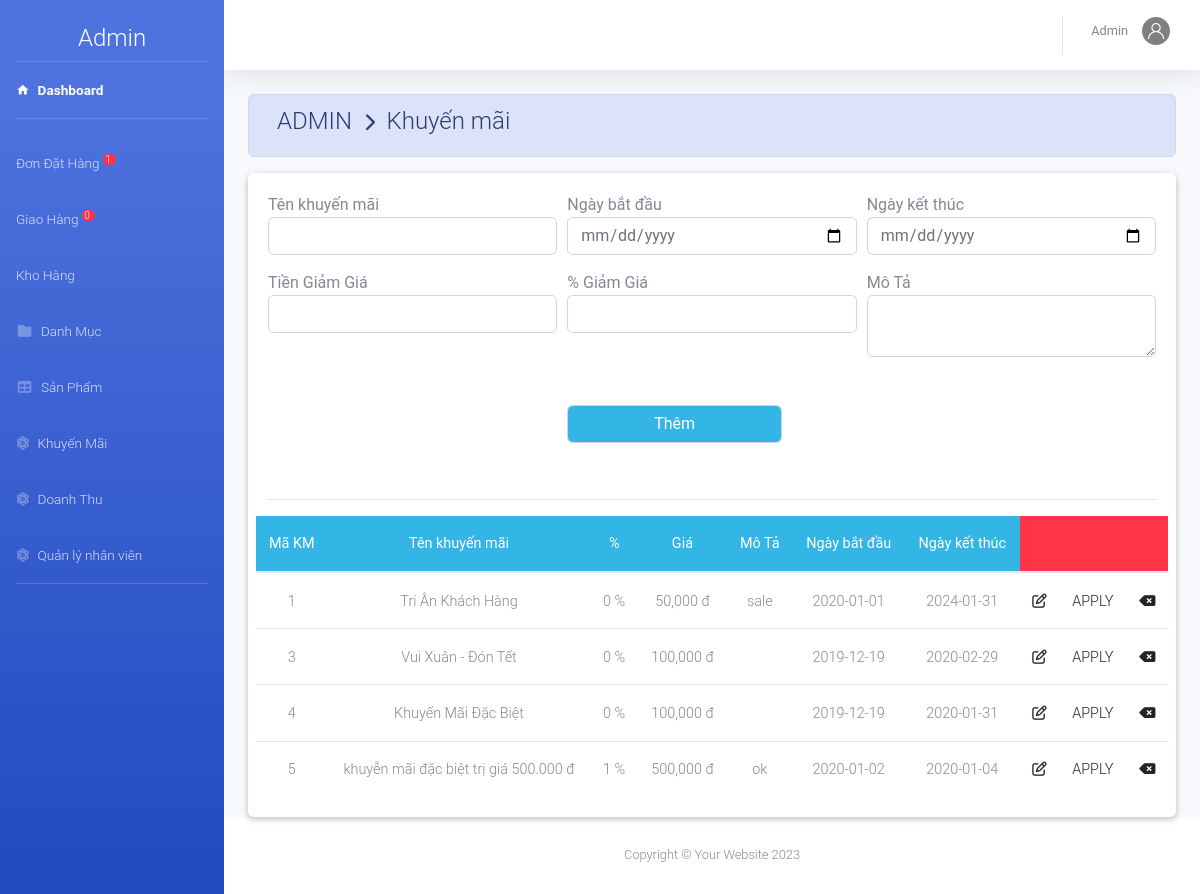
The app's page /Xiny-20240229T132948Z-001/Xiny/admin/index.php?action=khuyenmai (signed in) with its own data.
### tables this page shows
CREATE TABLE `khuyenmai` (
  `MaKM` int(11) NOT NULL,
  `TenKM` varchar(50) DEFAULT NULL,
  `MoTa` varchar(11) DEFAULT NULL,
  `KM_PT` int(5) DEFAULT NULL,
  `TienKM` decimal(10,0) DEFAULT NULL,
  `NgayBD` date DEFAULT NULL,
  `NgayKT` date DEFAULT NULL
);

### Xiny-20240229T132948Z-001/Xiny/admin/khuyenmai/khuyenmai.php (the view)
<?php
	$sql="select * from khuyenmai ";
	$rs=mysqli_query($conn,$sql);
?>
		<div class="row">
			<table class="table table-hover m-auto text-center" >
				<thead class="badge-info" style="font-size: 14px;">
					<tr>
						<th>Mã KM</th><th>Tên khuyến mãi</th><th>%</th><th> Giá</th><th>Mô Tả</th><th>Ngày bắt đầu</th><th>Ngày kết thúc </th><th class="badge-danger" colspan="3"></th>
					</tr>
				</thead>
				<tbody  style="font-size: 12px;">
			 <?php $so=0;
				 while ($row=mysqli_fetch_array($rs)) { ?>
					<tr>
						<td><?php echo $row['MaKM']; ?></td>
						<td><?php echo $row['TenKM']; ?></td>
						<td><?php echo $row['KM_PT'].' %'; ?></td>
						<td><?php echo number_format($row['TienKM']).' đ'; ?></td>
						<td><?php echo $row['MoTa']; ?></td>
						<td><?php echo $row['NgayBD']; ?></td>
						<td><?php echo $row['NgayKT']; ?></td>
						<td><a href="index.php?action=khuyenmai&view=sua&makm=<?php echo $row['MaKM']; ?>" ><i class="far fa-edit"></i></a></td>
						<td><a href="index.php?action=khuyenmai&view=apply&makm=<?php echo $row['MaKM']; ?>" >APPLY</a></td>
						<td><a href="khuyenmai/xuly.php?xoa=xoa&makm=<?php echo $row['MaKM']; ?>" ><i class="fas fa-backspace"></i></a></td>
					</tr>
			 <?php	} ?>
				</tbody>
			</table>
		</div>
	</div>
</div>

### Xiny-20240229T132948Z-001/Xiny/admin/index.php (shortened to what this page needs)
<?php
if(!isset($_SESSION['admin'])){
  header('location:login.php');
}
else{
	include_once('../model/database.php');
	include 'include/menu.php';
	include 'include/header.php';
	include 'controller.php';
	include 'include/footer.php';
}
 ?>

### Xiny-20240229T132948Z-001/Xiny/admin/include/menu.php (shortened to what this page needs)
<!DOCTYPE html>
<html lang="en">
<head>
    <link href="/onishoes/webroot/font/Font Awesome/css/all.min.css" rel="stylesheet" type="text/css">
    <link href="template/mdi/css/materialdesignicons.min.css" rel="stylesheet">
    <link href="template/cssfont.css" rel="stylesheet">
    <link href="template/css/sb-admin-2.min.css" rel="stylesheet">
    <link href="template/bootstrap/mdb.lite.min.css" rel="stylesheet">
    <?php
  if (isset($_SESSION['admin'])) {
      $nv=$_SESSION['admin'];
  }?>
</head>
<body id="page-top">
    <div id="wrapper">
        <ul class="navbar-nav bg-gradient-primary sidebar sidebar-dark accordion" id="accordionSidebar">
            <br>
            <div class="text-center d-none d-md-inline">
                <h4 class="text-center text-white fw-bold">Admin</h4>
            </div>
            <hr class=" sidebar-divider my-0">
            <li class="nav-item active">
                <a class="nav-link" href="index.php">
                    <i class="mdi mdi-home menu-icon"></i>
                    <span>Dashboard</span></a>
            </li>
            <hr class="sidebar-divider">
            <?php
        $sql="SELECT * FROM `hoadon` WHERE `TinhTrang` = 'chưa duyệt'";
        $rs=mysqli_query($conn,$sql);
        $dem=mysqli_num_rows($rs);
      ?>
            <li class="nav-item">
                <a class="nav-link" href="?action=xldathang">
                    <span>Đơn Đặt Hàng <sup style="border-radius: 10px;" class="badge-danger ">
                            &#160;<?php echo $dem ?>
                            &#160;</sup></span></a>
            </li>
            <?php
        $sql="SELECT * FROM `hoadon` WHERE NgayGiao is not null and TinhTrang='Đã duyệt' ORDER BY NgayGiao ASc";
        $rs=mysqli_query($conn,$sql);
        $dem=mysqli_num_rows($rs);
      ?>
            <li class="nav-item">
                <a class="nav-link" href="?action=giaohang">
                    <span>Giao Hàng <sup style="border-radius: 10px;" class="badge-danger ">
                            &#160;<?php echo $dem ?>
                            &#160;</sup></span></a>
            </li>
            <li class="nav-item">
                <a class="nav-link collapsed" href="#" data-toggle="collapse" data-target="#collapseTwo"
                    aria-expanded="true" aria-controls="collapseTwo">
                    <span>Kho Hàng</span>
                </a>
            </li>
            <li class="nav-item">
                <a class="nav-link collapsed" href="#" data-toggle="collapse" data-target="#collapsePages"
                    aria-expanded="true" aria-controls="collapsePages">
                    <i class="fas fa-fw fa-folder"></i>
                    <span>Danh Mục</span>
                </a>
            </li>
            <li class="nav-item">
                <a class="nav-link collapsed" href="#" data-toggle="collapse" data-target="#collapsePages1"
                    aria-expanded="true" aria-controls="collapsePages1">
                    <i class="fas fa-fw fa-table"></i>
                    <span>Sản Phẩm</span>
                </a>
            </li>
            <li class="nav-item">
                <a class="nav-link" href="?action=khuyenmai">
                    <i class="fas fa-atom"></i>
                    <span>Khuyến Mãi</span></a>
            </li>
            <li class="nav-item">
                <a class="nav-link" href="?action=danhthu">
                    <i class="fas fa-atom"></i>
                    <span>Doanh Thu</span></a>
            </li>
            <li class="nav-item">
                <a class="nav-link" href="?action=nhanvien">
                    <i class="fas fa-atom"></i>
                    <span>Quản lý nhân viên</span></a>
            </li>
            <hr class="sidebar-divider d-none d-md-block">
        </ul>

### Xiny-20240229T132948Z-001/Xiny/admin/include/header.php (shortened to what this page needs)
<div id="content-wrapper" class="d-flex flex-column">
    <div id="content">
        <nav class="navbar navbar-expand navbar-light bg-white topbar mb-4 static-top shadow">
            <ul class="navbar-nav ml-auto">
                <li class="nav-item dropdown no-arrow" style="margin-top: 30px">
                    <a class="nav-link dropdown-toggle" href="#" id="userDropdown" role="button"
                        data-toggle="dropdown" aria-haspopup="true" aria-expanded="false">
                        <span class="mr-2 d-none d-lg-inline text-gray-600 small"><?php echo $nv['TenNV'] ?></span>
                        <img class="img-profile rounded-circle" src="template/img/avatar.png">
                    </a>
                </li>
            </ul>
        </nav>

### Xiny-20240229T132948Z-001/Xiny/admin/controller.php (shortened to what this page needs)
<?php
      $check=$_SESSION['admin'];
      if(isset($_GET['action'])){
          $action=$_GET['action'];
          switch ($action) {
                    case 'khuyenmai':
                        if($check['Quyen']>2){
                            echo('<center> BẠN KHÔNG CÓ QUYỀN TRUY CẬP</center>');
                        }else{
                            include('khuyenmai/main.php');
                        }
                        break;
                }
      }
      else {
          include_once('content.php');
      }
    ?>

### Xiny-20240229T132948Z-001/Xiny/admin/khuyenmai/main.php
<?php
	if(isset($_GET['view'])){
		$view=$_GET['view'];
		switch ($view) {
			case 'sua':
					include_once('khuyenmai/sua.php');
				break;
			case 'apply':
					include_once('khuyenmai/apply.php');
				break;
			default:
				break;
		}
	}
	else{
		include_once('khuyenmai/them.php');
		include_once('khuyenmai/khuyenmai.php');
	}
?>

### Xiny-20240229T132948Z-001/Xiny/admin/khuyenmai/them.php (shortened to what this page needs)
<div class="container-fluid">
    <div class=" alert alert-primary">
        <h4 class="page-title">
             ADMIN &#160;<i class="fas fa-chevron-right" style="font-size: 18px"></i>&#160; Khuyến mãi
        </h4>
    </div>
    <div class="card card-body ">
        <form class="form-row " method="GET" action="khuyenmai/xuly.php" enctype="multipart/form-data">
            <div class="form-group col-sm-4">
                <label class="m-auto" for="th">Tên khuyến mãi</label><input type="text" class="form-control" name="tkm"
                    required>
            </div>
            <div class="form-group col-sm-4">
                <label class="m-auto" for="th">Ngày bắt đầu</label><input type="date" class="form-control" name="nbd"
                    required>
            </div>
            <div class="form-group col-sm-4">
                <label class="m-auto" for="th">Ngày kết thúc</label><input type="date" class="form-control" name="nkt"
                    required>
            </div>
            <div class="form-group col-sm-4">
                <label class="m-auto" for="th">Tiền Giảm Giá</label><input type="text" class="form-control" name="t">
            </div>
            <div class="form-group col-sm-4">
                <label class="m-auto" for="th">% Giảm Giá</label><input type="text" class="form-control" name="pt">
            </div>
            <div class="form-group col-sm-4">
                <label class="m-auto" for="th">Mô Tả</label><textarea class="form-control" name="mt"
                    required></textarea>
            </div>
            <div class="form-group col-sm-4 "></div>
            <div class="form-group col-sm-3 "><label>&emsp;</label><input type="submit" class="form-control badge-info"
                    name="them" value="Thêm"></div>
        </form>
        <br>
        <hr>

### Xiny-20240229T132948Z-001/Xiny/admin/include/footer.php (shortened to what this page needs)
</div>
<footer class="sticky-footer bg-white">
    <div class="container my-auto">
        <div class="copyright text-center my-auto">
            <span>Copyright &copy; Your Website 2023</span>
        </div>
    </div>
</footer>
</div>
</div>
</body>
</html>

### records on screen
khuyenmai: MaKM "1", TenKM "Tri Ân Khách Hàng", KM_PT "0", TienKM "50,000", MoTa "sale", NgayBD "2020-01-01", NgayKT "2024-01-31"
khuyenmai: MaKM "3", TenKM "Vui Xuân - Đón Tết", KM_PT "0", TienKM "100,000", NgayBD "2019-12-19", NgayKT "2020-02-29"
khuyenmai: MaKM "4", TenKM "Khuyến Mãi Đặc Biệt", KM_PT "0", TienKM "100,000", NgayBD "2019-12-19", NgayKT "2020-01-31"
khuyenmai: MaKM "5", TenKM "khuyễn mãi đặc biệt trị giá 500.000 đ", KM_PT "1", TienKM "500,000", MoTa "ok", NgayBD "2020-01-02", NgayKT "2020-01-04"

### other values on screen
$dem "1"
$dem "0"
$nv['TenNV'] "Admin"
